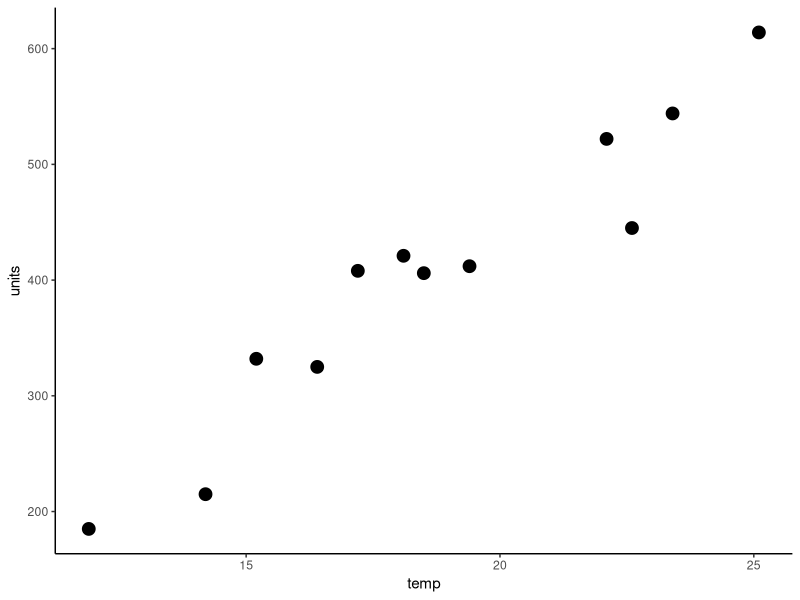
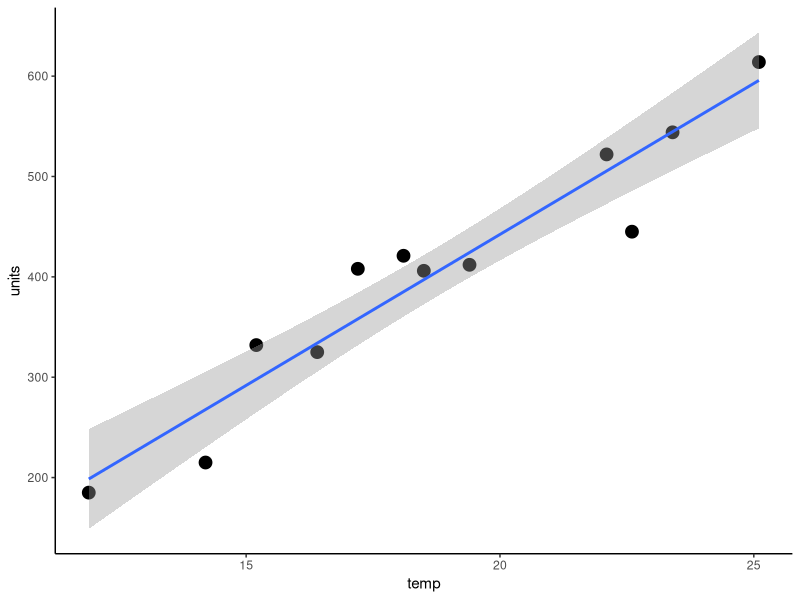

Here is the R script that generated these plots, in order:
## ---- chunk 1
knitr::opts_chunk$set(
  echo     = FALSE, 
  warning  = FALSE, 
  message  = FALSE,
  fig.asp  = 0.618,
  dpi      = 300
)
## ---- chunk 2
library(tidyverse)

icecream <- readxl::read_excel("icecream.xlsx")
icecream 
## ---- chunk 3
icecream %>% 
  ggplot(aes(x = temp, y = units)) +
  geom_point(size = 4) +
  theme_classic()
## ---- chunk 4
mod <- lm(units ~ 1 + temp, data = icecream)
summary(mod)
## ---- chunk 5
mod %>% broom::tidy()
## ---- chunk 6
icecream %>% 
  ggplot(aes(x = temp, y = units)) +
  geom_point(size = 4) +
  geom_smooth(method = "lm") +
  theme_classic()
